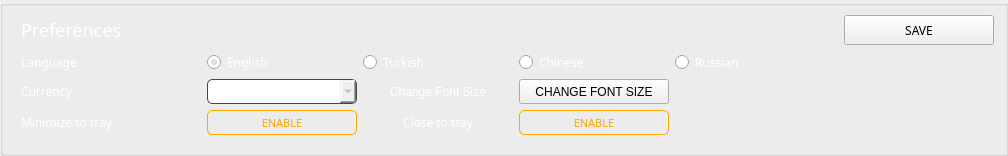
          <widget class="QGroupBox" name="groupBox_9">
           <property name="sizePolicy">
            <sizepolicy hsizetype="Preferred" vsizetype="Preferred">
             <horstretch>0</horstretch>
             <verstretch>0</verstretch>
            </sizepolicy>
           </property>
           <property name="styleSheet">
            <string notr="true">border-bottom: 1px solid #444;
</string>
           </property>
           <property name="title">
            <string/>
           </property>
           <layout class="QGridLayout" name="gridLayout_20">
            <property name="leftMargin">
             <number>18</number>
            </property>
            <property name="topMargin">
             <number>9</number>
            </property>
            <property name="bottomMargin">
             <number>18</number>
            </property>
            <item row="3" column="1">
             <widget class="QPushButton" name="b2_minToTrayButton">
              <property name="sizePolicy">
               <sizepolicy hsizetype="Expanding" vsizetype="Fixed">
                <horstretch>0</horstretch>
                <verstretch>0</verstretch>
               </sizepolicy>
              </property>
              <property name="minimumSize">
               <size>
                <width>150</width>
                <height>25</height>
               </size>
              </property>
              <property name="maximumSize">
               <size>
                <width>150</width>
                <height>25</height>
               </size>
              </property>
              <property name="font">
               <font>
                <family>Poppins</family>
                <pointsize>-1</pointsize>
               </font>
              </property>
              <property name="styleSheet">
               <string notr="true">QPushButton
{
    color: orange; ;
    border: 1px solid orange;
    font-size: 11px;
    border-radius: 5px; 
}

QPushButton:hover
{
    color:#FFD700; ;
    border: 1px solid orange;
    font-size: 11px;
    border-radius: 5px;
    
}</string>
              </property>
              <property name="text">
               <string>ENABLE</string>
              </property>
             </widget>
            </item>
            <item row="3" column="3" colspan="2">
             <widget class="QPushButton" name="b2_closeToTrayButton">
              <property name="sizePolicy">
               <sizepolicy hsizetype="Expanding" vsizetype="Fixed">
                <horstretch>0</horstretch>
                <verstretch>0</verstretch>
               </sizepolicy>
              </property>
              <property name="minimumSize">
               <size>
                <width>150</width>
                <height>25</height>
               </size>
              </property>
              <property name="maximumSize">
               <size>
                <width>150</width>
                <height>25</height>
               </size>
              </property>
              <property name="font">
               <font>
                <family>Poppins</family>
                <pointsize>-1</pointsize>
               </font>
              </property>
              <property name="styleSheet">
               <string notr="true">QPushButton#b2_closeToTrayButton
{
    color: orange; ;
    border: 1px solid orange;
    font-size: 11px;
    border-radius: 5px; 
}

QPushButton#b2_closeToTrayButton:hover
{
    color:#FFD700; ;
    border: 1px solid orange;
    font-size: 11px;
    border-radius: 5px;
    
}</string>
              </property>
              <property name="text">
               <string>ENABLE</string>
              </property>
             </widget>
            </item>
            <item row="1" column="5" rowspan="3">
             <widget class="QLabel" name="alignLabel">
              <property name="sizePolicy">
               <sizepolicy hsizetype="Expanding" vsizetype="Preferred">
                <horstretch>0</horstretch>
                <verstretch>0</verstretch>
               </sizepolicy>
              </property>
              <property name="styleSheet">
               <string notr="true">border:none;</string>
              </property>
             </widget>
            </item>
            <item row="0" column="0" colspan="2">
             <widget class="QLabel" name="label_30">
              <property name="sizePolicy">
               <sizepolicy hsizetype="Expanding" vsizetype="Preferred">
                <horstretch>0</horstretch>
                <verstretch>0</verstretch>
               </sizepolicy>
              </property>
              <property name="minimumSize">
               <size>
                <width>0</width>
                <height>30</height>
               </size>
              </property>
              <property name="maximumSize">
               <size>
                <width>16777215</width>
                <height>32</height>
               </size>
              </property>
              <property name="sizeIncrement">
               <size>
                <width>0</width>
                <height>0</height>
               </size>
              </property>
              <property name="font">
               <font>
                <family>Poppins</family>
                <pointsize>-1</pointsize>
               </font>
              </property>
              <property name="styleSheet">
               <string notr="true">color: #fff; 
font-size: 18px;
 border: 0px;</string>
              </property>
              <property name="text">
               <string>Preferences</string>
              </property>
              <property name="alignment">
               <set>Qt::AlignLeading|Qt::AlignLeft|Qt::AlignVCenter</set>
              </property>
             </widget>
            </item>
            <item row="1" column="1">
             <widget class="QRadioButton" name="m_english">
              <property name="sizePolicy">
               <sizepolicy hsizetype="Expanding" vsizetype="Fixed">
                <horstretch>0</horstretch>
                <verstretch>0</verstretch>
               </sizepolicy>
              </property>
              <property name="minimumSize">
               <size>
                <width>150</width>
                <height>20</height>
               </size>
              </property>
              <property name="maximumSize">
               <size>
                <width>150</width>
                <height>20</height>
               </size>
              </property>
              <property name="font">
               <font>
                <family>Poppins</family>
               </font>
              </property>
              <property name="styleSheet">
               <string notr="true">color: #fff; 

 border: 0px;</string>
              </property>
              <property name="text">
               <string>English</string>
              </property>
              <property name="icon">
               <iconset resource="../../resources.qrc">
                <normaloff>:/images/images/en.png</normaloff>:/images/images/en.png</iconset>
              </property>
              <property name="checked">
               <bool>true</bool>
              </property>
              <attribute name="buttonGroup">
               <string notr="true">buttonGroup</string>
              </attribute>
             </widget>
            </item>
            <item row="3" column="2">
             <widget class="QLabel" name="label_45">
              <property name="sizePolicy">
               <sizepolicy hsizetype="Expanding" vsizetype="Fixed">
                <horstretch>0</horstretch>
                <verstretch>0</verstretch>
               </sizepolicy>
              </property>
              <property name="minimumSize">
               <size>
                <width>150</width>
                <height>20</height>
               </size>
              </property>
              <property name="maximumSize">
               <size>
                <width>150</width>
                <height>20</height>
               </size>
              </property>
              <property name="font">
               <font>
                <family>Poppins</family>
               </font>
              </property>
              <property name="styleSheet">
               <string notr="true">color: #fff; 

 border: 0px;</string>
              </property>
              <property name="text">
               <string>Close to tray</string>
              </property>
              <property name="alignment">
               <set>Qt::AlignCenter</set>
              </property>
             </widget>
            </item>
            <item row="1" column="3">
             <widget class="QRadioButton" name="m_chinese">
              <property name="sizePolicy">
               <sizepolicy hsizetype="Expanding" vsizetype="Fixed">
                <horstretch>0</horstretch>
                <verstretch>0</verstretch>
               </sizepolicy>
              </property>
              <property name="minimumSize">
               <size>
                <width>150</width>
                <height>20</height>
               </size>
              </property>
              <property name="maximumSize">
               <size>
                <width>150</width>
                <height>20</height>
               </size>
              </property>
              <property name="font">
               <font>
                <family>Poppins</family>
               </font>
              </property>
              <property name="styleSheet">
               <string notr="true">color: #fff; 

 border: 0px;</string>
              </property>
              <property name="text">
               <string>Chinese</string>
              </property>
              <property name="icon">
               <iconset resource="../../resources.qrc">
                <normaloff>:/images/images/cn.png</normaloff>:/images/images/cn.png</iconset>
              </property>
              <property name="checked">
               <bool>false</bool>
              </property>
              <attribute name="buttonGroup">
               <string notr="true">buttonGroup</string>
              </attribute>
             </widget>
            </item>
            <item row="2" column="0">
             <widget class="QLabel" name="label_35">
              <property name="minimumSize">
               <size>
                <width>180</width>
                <height>22</height>
               </size>
              </property>
              <property name="maximumSize">
               <size>
                <width>180</width>
                <height>25</height>
               </size>
              </property>
              <property name="font">
               <font>
                <family>Poppins</family>
               </font>
              </property>
              <property name="styleSheet">
               <string notr="true">color: #fff; 
border: 0px;
</string>
              </property>
              <property name="text">
               <string>Currency</string>
              </property>
              <property name="alignment">
               <set>Qt::AlignLeading|Qt::AlignLeft|Qt::AlignVCenter</set>
              </property>
             </widget>
            </item>
            <item row="0" column="6">
             <widget class="QPushButton" name="b1_saveLanguageButton">
              <property name="minimumSize">
               <size>
                <width>150</width>
                <height>20</height>
               </size>
              </property>
              <property name="maximumSize">
               <size>
                <width>150</width>
                <height>31</height>
               </size>
              </property>
              <property name="font">
               <font>
                <family>Poppins</family>
               </font>
              </property>
              <property name="styleSheet">
               <string notr="true">QPushButton#m_saveLanguageButton
{
    color: #fff;
    border: 1px solid orange;
    font-size: 12px;
    border-radius: 5px;
    
}

QPushButton#m_saveLanguageButton:hover
{
    color: orange;
    border: 1px solid orange;
    font-size: 12px;
    border-radius: 5px;
    
}</string>
              </property>
              <property name="text">
               <string>SAVE</string>
              </property>
             </widget>
            </item>
            <item row="1" column="2">
             <widget class="QRadioButton" name="m_turkish">
              <property name="sizePolicy">
               <sizepolicy hsizetype="Expanding" vsizetype="Fixed">
                <horstretch>0</horstretch>
                <verstretch>0</verstretch>
               </sizepolicy>
              </property>
              <property name="minimumSize">
               <size>
                <width>150</width>
                <height>20</height>
               </size>
              </property>
              <property name="maximumSize">
               <size>
                <width>150</width>
                <height>20</height>
               </size>
              </property>
              <property name="font">
               <font>
                <family>Poppins</family>
               </font>
              </property>
              <property name="styleSheet">
               <string notr="true">color: #fff; 

 border: 0px;</string>
              </property>
              <property name="text">
               <string>Turkish</string>
              </property>
              <property name="icon">
               <iconset resource="../../resources.qrc">
                <normaloff>:/images/images/tr.png</normaloff>:/images/images/tr.png</iconset>
              </property>
              <property name="checked">
               <bool>false</bool>
              </property>
              <attribute name="buttonGroup">
               <string notr="true">buttonGroup</string>
              </attribute>
             </widget>
            </item>
            <item row="1" column="0">
             <widget class="QLabel" name="label_34">
              <property name="minimumSize">
               <size>
                <width>180</width>
                <height>22</height>
               </size>
              </property>
              <property name="maximumSize">
               <size>
                <width>180</width>
                <height>25</height>
               </size>
              </property>
              <property name="font">
               <font>
                <family>Poppins</family>
               </font>
              </property>
              <property name="styleSheet">
               <string notr="true">color: #fff; 
border: 0px;
</string>
              </property>
              <property name="text">
               <string>Language</string>
              </property>
              <property name="alignment">
               <set>Qt::AlignLeading|Qt::AlignLeft|Qt::AlignVCenter</set>
              </property>
             </widget>
            </item>
            <item row="1" column="4">
             <widget class="QRadioButton" name="m_russian">
              <property name="sizePolicy">
               <sizepolicy hsizetype="Expanding" vsizetype="Fixed">
                <horstretch>0</horstretch>
                <verstretch>0</verstretch>
               </sizepolicy>
              </property>
              <property name="minimumSize">
               <size>
                <width>150</width>
                <height>20</height>
               </size>
              </property>
              <property name="maximumSize">
               <size>
                <width>150</width>
                <height>20</height>
               </size>
              </property>
              <property name="font">
               <font>
                <family>Poppins</family>
               </font>
              </property>
              <property name="styleSheet">
               <string notr="true">color: #fff; 

 border: 0px;</string>
              </property>
              <property name="text">
               <string>Russian</string>
              </property>
              <property name="icon">
               <iconset resource="../../resources.qrc">
                <normaloff>:/images/images/ru.png</normaloff>:/images/images/ru.png</iconset>
              </property>
              <property name="checked">
               <bool>false</bool>
              </property>
              <attribute name="buttonGroup">
               <string notr="true">buttonGroup</string>
              </attribute>
             </widget>
            </item>
            <item row="3" column="0">
             <widget class="QLabel" name="label_44">
              <property name="minimumSize">
               <size>
                <width>180</width>
                <height>22</height>
               </size>
              </property>
              <property name="maximumSize">
               <size>
                <width>180</width>
                <height>25</height>
               </size>
              </property>
              <property name="font">
               <font>
                <family>Poppins</family>
               </font>
              </property>
              <property name="styleSheet">
               <string notr="true">color: #fff; 
border: 0px;
</string>
              </property>
              <property name="text">
               <string>Minimize to tray</string>
              </property>
              <property name="alignment">
               <set>Qt::AlignLeading|Qt::AlignLeft|Qt::AlignVCenter</set>
              </property>
             </widget>
            </item>
            <item row="2" column="1">
             <widget class="QComboBox" name="m_language">
              <property name="minimumSize">
               <size>
                <width>0</width>
                <height>25</height>
               </size>
              </property>
              <property name="styleSheet">
               <string notr="true">border: 1px solid #444;
border-radius: 5px;


color: #aaa;</string>
              </property>
              <property name="editable">
               <bool>false</bool>
              </property>
              <property name="currentIndex">
               <number>-1</number>
              </property>
             </widget>
            </item>
            <item row="2" column="2">
             <widget class="QLabel" name="label_10">
              <property name="styleSheet">
               <string notr="true">color: #fff; 

 border: 0px;</string>
              </property>
              <property name="text">
               <string>Change Font Size</string>
              </property>
              <property name="alignment">
               <set>Qt::AlignCenter</set>
              </property>
             </widget>
            </item>
            <item row="2" column="3">
             <widget class="QPushButton" name="b2_fontSize">
              <property name="minimumSize">
               <size>
                <width>150</width>
                <height>25</height>
               </size>
              </property>
              <property name="maximumSize">
               <size>
                <width>150</width>
                <height>25</height>
               </size>
              </property>
              <property name="styleSheet">
               <string notr="true"/>
              </property>
              <property name="text">
               <string>CHANGE FONT SIZE</string>
              </property>
             </widget>
            </item>
           </layout>
          </widget>
